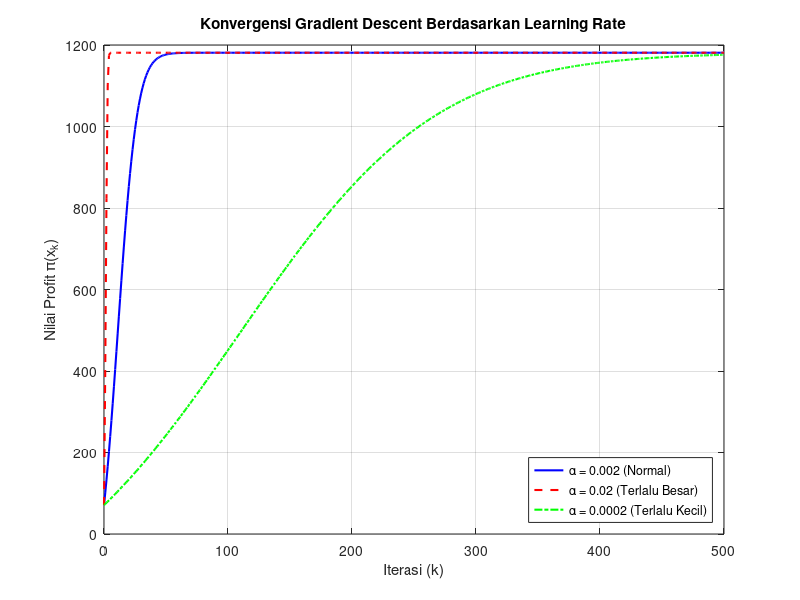

Write MATLAB code to recreate this figure.
% Gradient Descent dan Sensitivitas
x0 = 1; 
alpha_normal = 0.002;
iter_max = 500;

% Fungsi Profit Terbalik (yang diminimumkan) dan Turunannya
pi_func = @(x) -(x.^3) + 12*(x.^2) + 100*x - 40;
pi_deriv = @(x) -3*(x.^2) + 24*x + 100;

k_arr = 0:iter_max;
pi_normal = zeros(1, iter_max+1); x_n = x0;
pi_besar = zeros(1, iter_max+1);  x_b = x0; alpha_besar = alpha_normal * 10;
pi_kecil = zeros(1, iter_max+1);  x_k = x0; alpha_kecil = alpha_normal * 0.1;

for i = 1:(iter_max+1)
    % Rekam riwayat profit
    pi_normal(i) = pi_func(x_n);
    pi_besar(i) = pi_func(x_b);
    pi_kecil(i) = pi_func(x_k);
    
    % Update Rule: x_{k+1} = x_k + alpha * turunan(x_k)
    x_n = x_n + alpha_normal * pi_deriv(x_n);
    x_b = x_b + alpha_besar * pi_deriv(x_b);
    x_k = x_k + alpha_kecil * pi_deriv(x_k);
end

% Visualisasi Analisis Sensitivitas
figure('Name', 'Sensitivitas Gradient Descent');
plot(k_arr, pi_normal, 'b-', 'LineWidth', 1.5); hold on;
plot(k_arr, pi_besar, 'r--', 'LineWidth', 1.5);
plot(k_arr, pi_kecil, 'g-.', 'LineWidth', 1.5);
xlabel('Iterasi (k)'); 
ylabel('Nilai Profit \pi(x_k)');
title('Konvergensi Gradient Descent Berdasarkan Learning Rate');
legend('\alpha = 0.002 (Normal)', '\alpha = 0.02 (Terlalu Besar)', '\alpha = 0.0002 (Terlalu Kecil)', 'Location', 'southeast');
grid on; hold off;
